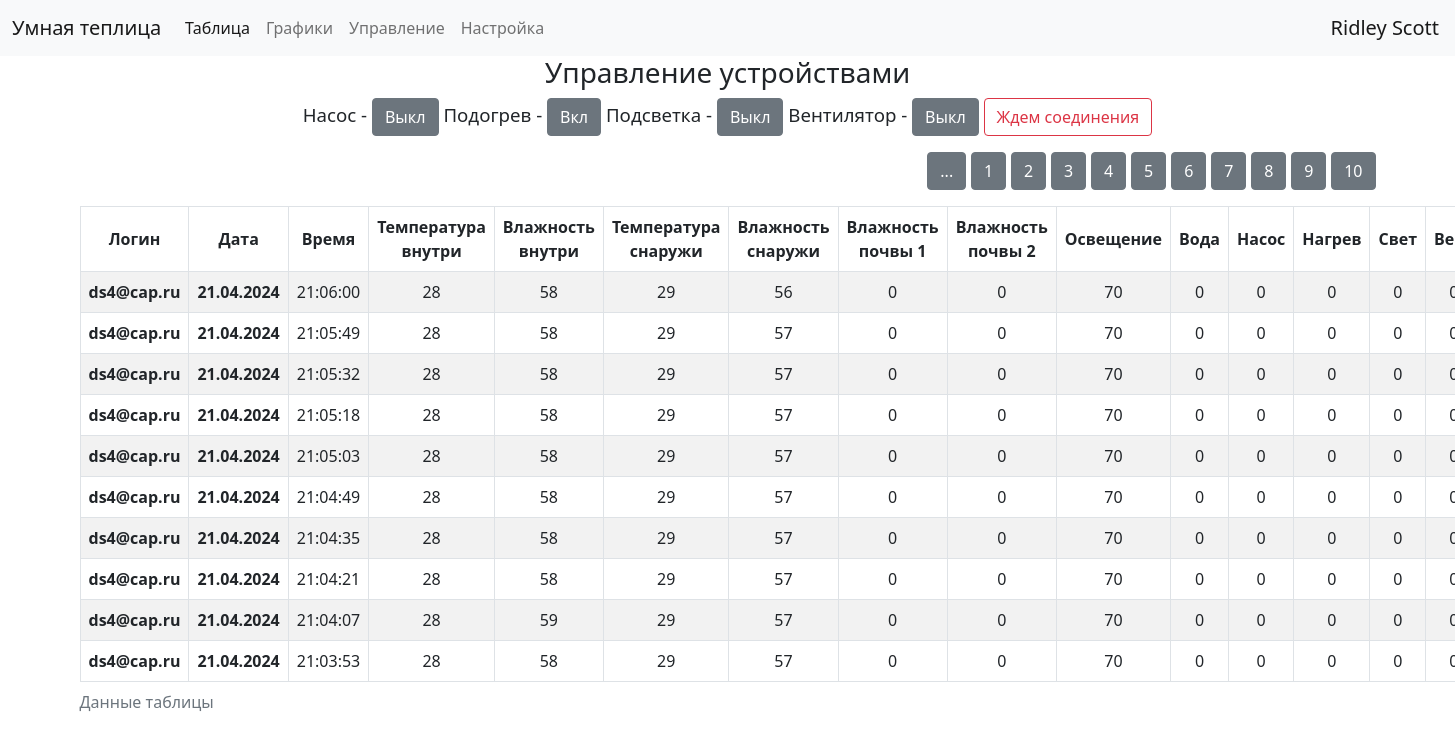
Page /table/0 (signed in) on the committed database.
### data/users.py (models this page shows, shortened)
class User(SqlAlchemyBase,UserMixin):
    __tablename__ = 'users'
    id = sqlalchemy.Column(sqlalchemy.Integer, primary_key=True, autoincrement=True)
    surname = sqlalchemy.Column(sqlalchemy.String, nullable=True)
    name = sqlalchemy.Column(sqlalchemy.String, nullable=True)
    email = sqlalchemy.Column(sqlalchemy.String, index=True, unique=True, nullable=True)
    hashed_password = sqlalchemy.Column(sqlalchemy.String, nullable=True)
    modified_date = sqlalchemy.Column(sqlalchemy.DateTime, default=datetime.datetime.now)
    token = sqlalchemy.Column(sqlalchemy.String, nullable=True, default='NNNNNNNNNNN')

### data/sensors.py (models this page shows, shortened)
class Sensors(SqlAlchemyBase):
    __tablename__ = 'sensors'
    id = sqlalchemy.Column(sqlalchemy.Integer, primary_key=True, autoincrement=True)
    date = sqlalchemy.Column(sqlalchemy.DateTime, default=datetime.datetime.now)
    temp_in = sqlalchemy.Column(sqlalchemy.Integer, nullable=True, default=0)
    humidity_in = sqlalchemy.Column(sqlalchemy.Integer, nullable=True, default=0)
    temp_out = sqlalchemy.Column(sqlalchemy.Integer, nullable=True, default=0)
    humidity_out = sqlalchemy.Column(sqlalchemy.Integer, nullable=True, default=0)
    moisture1 = sqlalchemy.Column(sqlalchemy.Integer, nullable=True, default=0)
    moisture2 = sqlalchemy.Column(sqlalchemy.Integer, nullable=True, default=0)
    light = sqlalchemy.Column(sqlalchemy.Integer, nullable=True, default=0)
    token = sqlalchemy.Column(sqlalchemy.String, nullable=True, default='NNNNNNNNNNN')
    pump = sqlalchemy.Column(sqlalchemy.Integer, default=0)
    heat = sqlalchemy.Column(sqlalchemy.Integer, default=0)
    led = sqlalchemy.Column(sqlalchemy.Integer, default=0)
    fan = sqlalchemy.Column(sqlalchemy.Integer, default=0)
    water = sqlalchemy.Column(sqlalchemy.Integer, default=0)

### main.py (the view)
@app.route('/table/<page>')
@login_required
def table_page(page):
    db_sess = db_session.create_session()
    print('table', correkt_date_time())
    base_data = db_sess.query(Sensors).filter(current_user.is_authenticated,
                                              (Sensors.token == current_user.token) | (current_user.id == 1)).all()
    base_data = base_data[-100:]
    users = db_sess.query(User).all()
    names = {name.token: (name.surname, name.name, name.email) for name in users}
    db_sess.close()
    return render_template('table.html', len_data=int(len(base_data) / 10) + 1,
                           names=names, status=dev_status(), text_button=name_button, base_data=base_data[::-1],
                           page=int(page), token=current_user.token,
                           up=False)

### data/db_session.py (called while the page is built)
def create_session() -> Session:
    global __factory
    return __factory()

### main.py (called while the page is built)
def correkt_date_time():
    dt = datetime.datetime.now()
    delta_time = datetime.timedelta(hours=3)
    dt += delta_time
    return dt

@login_manager.user_loader
def load_user(user_id):
    db_sess = db_session.create_session()
    return db_sess.query(User).get(user_id)

### templates/table.html (shortened to what this page needs)
{% extends "base.html" %}
{% block content %}
<div class="button_next">
    <p>
        {% for item in range(len_data) %}
        {% if page != item %}
        <a href="{{ item  }}" class="btn btn-secondary">{{ item }}</a>
        {% else %}
        <a href="" class="btn btn-secondary">...</a>
        {% endif %}
        {% endfor %}
    <div class="table_container">
        <table class="table table-striped table-hover table-bordered">
            <caption>Данные таблицы</caption>
            <thead>
            <tr>
                {% if current_user.is_authenticated and current_user.id == 1 %}
                <th scope="col" align="center">Логин</th>
                {% endif %}
                <th scope="col" align="center">Дата</th>
                <th scope="col">Время</th>
                <th scope="col">Температура внутри</th>
                <th scope="col">Влажность внутри</th>
                <th scope="col">Температура снаружи</th>
                <th scope="col">Влажность снаружи</th>
                <th scope="col">Влажность почвы 1</th>
                <th scope="col">Влажность почвы 2</th>
                <th scope="col">Освещение</th>
                <th scope="col">Вода</th>
                <th scope="col">Насос</th>
                <th scope="col">Нагрев</th>
                <th scope="col">Свет</th>
                <th scope="col">Вент</th>
            </tr>
            </thead>
            <tbody>
            {% for item in base_data[page * 10:(page + 1)*10] %}
            <tr>
                {% if current_user.is_authenticated and current_user.id == 1 %}
                <th scope="col" align="center">{{ names[item.token][2] }}</th>
                {% endif %}
                <th scope="row">{{item.date.strftime("%d.%m.%Y")}}</td>
                <td>{{item.date.strftime("%H:%M:%S")}}</td>
                <td>{{item.temp_in}}</td>
                <td>{{item.humidity_in}}</td>
                <td>{{item.temp_out}}</td>
                <td>{{item.humidity_out}}</td>
                <td>{{item.moisture1}}</td>
                <td>{{item.moisture2}}</td>
                <td>{{item.light}}</td>
                <td>{{item.water}}</td>
                <td>{{item.pump}}</td>
                <td>{{item.heat}}</td>
                <td>{{item.led}}</td>
                <td>{{item.fan}}</td>
            </tr>
            {% endfor %}
            </tbody>
        </table>
    </div>
    {% endblock %}

### templates/base.html (shortened to what this page needs)
<!doctype html>
<html lang="en">
<head>
                    <link rel="stylesheet"
                    href="https://cdn.jsdelivr.net/npm/bootstrap@5.0.0-beta1/dist/css/bootstrap.min.css"
>
    <link rel="stylesheet" type="text/css" href="/static/css/style.css"/>
</head>
<body>
<header>
    <nav class="navbar navbar-expand-lg navbar-light bg-light">
        <div class="container-fluid">
            <a class="navbar-brand" href="../readme">Умная теплица</a>
            <div class="collapse navbar-collapse" id="navbarNavAltMarkup">
                <div class="navbar-nav">
                        <a class="nav-link active" aria-current="page" href="../table/0">Таблица</a>
                        <a class="nav-link" href="../grafik">Графики</a>
                        <a class="nav-link" href="../dashboard">Управление</a>
                        <a class="nav-link" href="../send_param">Настройка</a>
                </div>
            </div>
            </div>
            {% if current_user.is_authenticated %}
            <a class="navbar-brand" href="/logout">{{ current_user.name }} {{ current_user.surname }}</a>
            {% else %}
            <p>
                 <a class="btn btn-success" href="/login">Вход</a>
            </p>
            {% endif %}
    </nav>
</header>
<main role="main" class="container">
{% if current_user.is_authenticated %}
<div class="dashboard"><h3>Управление устройствами</h3>
    <p align="center" class="buttons">
        {% for name in text_button %}
                {{text_button[name]}} - <button class="btn {{name}} btn-secondary">{{status[name]}}</button>
        {% endfor %}
        {% if status.sending == 0 %}
                <button class="btn btn-outline-danger">Ждем соединения</button>
        {% else %}
                <button class="btn btn-outline-success">Отправлено {{ status.date_down}}</button>
        {% endif %}
    </p>
    {% endif %}
</div>
    {% block content %}{% endblock %}
</main>
</body>
</html>

### static/css/style.css (style rules this page uses)
p { font-size: 14pt; }
table { padding: 0; margin: 0; width: 100%!important; }
tr, td, th { text-color: #ccffcc; text-align: center; vertical-align: middle; }
.button_next { text-align: right; }
.dashboard { text-align: center; align: center; vertical-align: middle; }

### rows in the picture
User: name "Ridley", surname "Scott"
Sensors: token.email "ds4@cap.ru", date "21.04.2024", date "21:06:00", temp_in "28", humidity_in "58", temp_out "29", humidity_out "56", moisture1 "0", moisture2 "0", light "70", water "0", pump "0", heat "0", led "0"
Sensors: token.email "ds4@cap.ru", date "21.04.2024", date "21:05:49", temp_in "28", humidity_in "58", temp_out "29", humidity_out "57", moisture1 "0", moisture2 "0", light "70", water "0", pump "0", heat "0", led "0"
Sensors: token.email "ds4@cap.ru", date "21.04.2024", date "21:05:32", temp_in "28", humidity_in "58", temp_out "29", humidity_out "57", moisture1 "0", moisture2 "0", light "70", water "0", pump "0", heat "0", led "0"
Sensors: token.email "ds4@cap.ru", date "21.04.2024", date "21:05:18", temp_in "28", humidity_in "58", temp_out "29", humidity_out "57", moisture1 "0", moisture2 "0", light "70", water "0", pump "0", heat "0", led "0"
Sensors: token.email "ds4@cap.ru", date "21.04.2024", date "21:05:03", temp_in "28", humidity_in "58", temp_out "29", humidity_out "57", moisture1 "0", moisture2 "0", light "70", water "0", pump "0", heat "0", led "0"
Sensors: token.email "ds4@cap.ru", date "21.04.2024", date "21:04:49", temp_in "28", humidity_in "58", temp_out "29", humidity_out "57", moisture1 "0", moisture2 "0", light "70", water "0", pump "0", heat "0", led "0"
Sensors: token.email "ds4@cap.ru", date "21.04.2024", date "21:04:35", temp_in "28", humidity_in "58", temp_out "29", humidity_out "57", moisture1 "0", moisture2 "0", light "70", water "0", pump "0", heat "0", led "0"
Sensors: token.email "ds4@cap.ru", date "21.04.2024", date "21:04:21", temp_in "28", humidity_in "58", temp_out "29", humidity_out "57", moisture1 "0", moisture2 "0", light "70", water "0", pump "0", heat "0", led "0"
Sensors: token.email "ds4@cap.ru", date "21.04.2024", date "21:04:07", temp_in "28", humidity_in "59", temp_out "29", humidity_out "57", moisture1 "0", moisture2 "0", light "70", water "0", pump "0", heat "0", led "0"
Sensors: token.email "ds4@cap.ru", date "21.04.2024", date "21:03:53", temp_in "28", humidity_in "58", temp_out "29", humidity_out "57", moisture1 "0", moisture2 "0", light "70", water "0", pump "0", heat "0", led "0"

### other values in the picture
{{ text_button[name] }} "Насос" "Подогрев" "Подсветка" "Вентилятор"
{{ status[name] }} "Выкл" "Вкл" "Выкл" "Выкл"
{{ item }} "1" "2" "3" "4" "5" "6" "7" "8" "9" "10"
